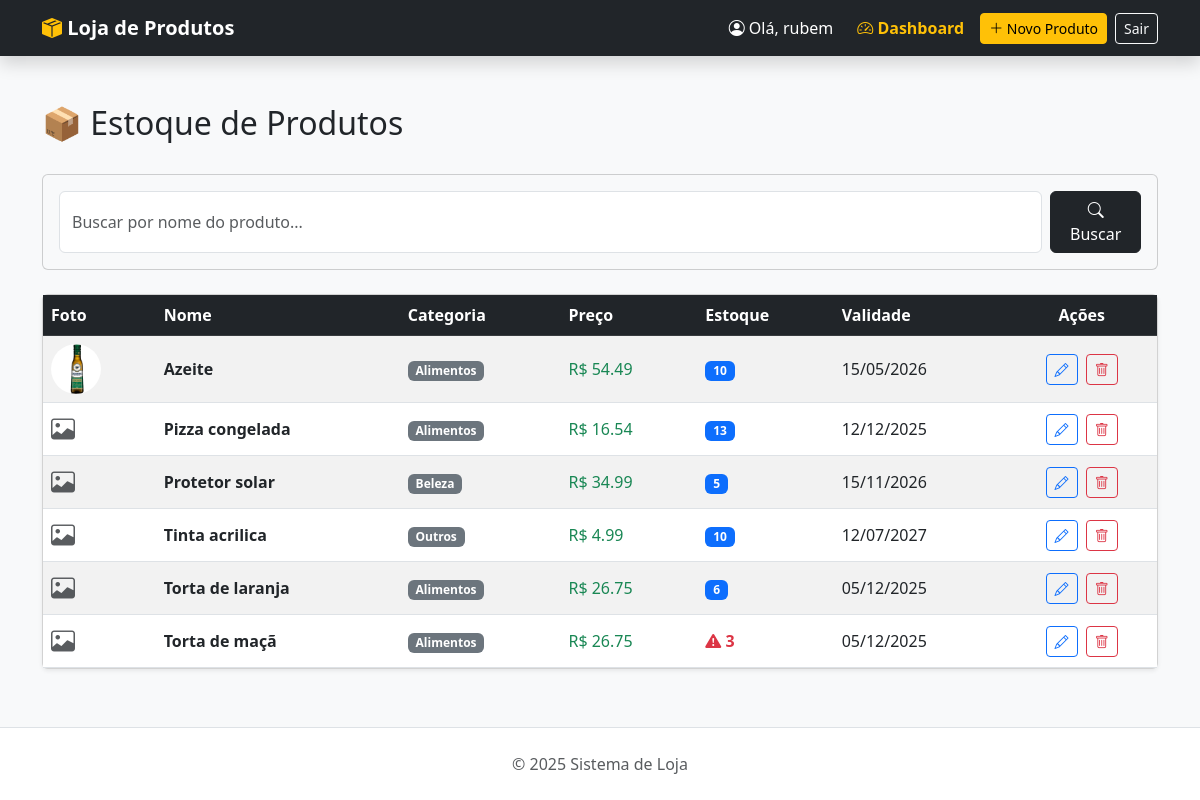
The app's page / (signed in) with its own data.
### gestao/models.py (models this page shows, shortened)
class Produto(models.Model):
    nome = models.CharField(max_length=100)
    descricao = models.TextField()
    preco = models.DecimalField(max_digits=10, decimal_places=2)
    validade = models.DateField()
    quantidade = models.IntegerField(default=0)
    foto = models.ImageField(upload_to='produtos/', blank=True, null=True)
    categoria = models.ForeignKey(Categoria, on_delete=models.SET_NULL, null=True, blank=True)

class Categoria(models.Model):
    nome = models.CharField(max_length=50, unique=True)

### gestao/views.py (the view)
# urls.py: path('', views.produto_list, name='produto_list'),
def produto_list(request):
    produtos = Produto.objects.all().order_by('nome')
    search_query = request.GET.get('q')
    if search_query:
        produtos = produtos.filter(nome__icontains=search_query)
    return render(request, 'gestao/produto_list.html', {'produtos': produtos})

### gestao/templates/gestao/produto_list.html (shortened to what this page needs)
{% extends 'gestao/base.html' %}
{% block content %}
    <div class="row mb-4 align-items-center">
        <div class="col-md-6">
            <h2>📦 Estoque de Produtos</h2>
        </div>
    </div>
    <div class="card mb-4 bg-light">
        <div class="card-body">
            <form method="GET" class="d-flex gap-2">
                <input type="text" name="q" class="form-control" placeholder="Buscar por nome do produto..." value="{{ request.GET.q }}">
                <button type="submit" class="btn btn-dark">
                    <i class="bi bi-search"></i> Buscar
                </button>
            </form>
        </div>
    </div>
    <div class="card shadow-sm">
        <div class="card-body p-0">
            <table class="table table-hover table-striped mb-0 align-middle">
                <thead class="table-dark">
                    <tr>
                        <th>Foto</th>
                        <th>Nome</th>
                        <th>Categoria</th> <th>Preço</th>
                        <th>Estoque</th>
                        <th>Validade</th>
                        <th class="text-center">Ações</th>
                    </tr>
                </thead>
                <tbody>
                    {% for produto in produtos %}
                    <tr>
                         <td>
                            {% if produto.foto %}
                                <img src="{{ produto.foto.url }}" alt="{{ produto.nome }}" width="50" height="50" class="rounded-circle">
                            {% else %}
                                <i class="bi bi-image text-muted fs-4"></i>
                            {% endif %}
                        </td>
                        <td class="fw-bold">{{ produto.nome }}</td>
                       <td>
                            {% if produto.categoria %}
                                <span class="badge bg-secondary">{{ produto.categoria.nome }}</span>
                            {% else %}
                                <span class="text-muted small">Sem categoria</span>
                            {% endif %}
                        </td>
                        <td class="text-success">R$ {{ produto.preco }}</td>
                        <td>
                            {% if produto.quantidade < 5 %}
                                <span class="text-danger fw-bold">
                                    <i class="bi bi-exclamation-triangle-fill"></i> {{ produto.quantidade }}
                                </span>
                            {% else %}
                                <span class="badge bg-primary">{{ produto.quantidade }}</span>
                            {% endif %}
                        </td>
                        <td>{{ produto.validade|date:"d/m/Y" }}</td>
                        <td class="text-center">
                            {% if perms.gestao.change_produto %}
                                <a href="{% url 'produto_edit' produto.id %}" class="btn btn-sm btn-outline-primary me-1" title="Editar">
                                    <i class="bi bi-pencil"></i>
                                </a>
                            {% endif %}
                            {% if perms.gestao.delete_produto %}
                                <a href="{% url 'produto_delete' produto.id %}" class="btn btn-sm btn-outline-danger" title="Excluir" onclick="return confirm('Tem certeza?');">
                                    <i class="bi bi-trash"></i>
                                </a>
                            {% endif %}
                        </td>
                    </tr>
                    {% endfor %}
                </tbody>
            </table>
        </div>
    </div>
{% endblock %}

### gestao/templates/gestao/base.html (shortened to what this page needs)
<!DOCTYPE html>
<html lang="pt-br">
<head>
    <link href="https://cdn.jsdelivr.net/npm/bootstrap@5.3.0/dist/css/bootstrap.min.css" rel="stylesheet">
    <link rel="stylesheet" href="https://cdn.jsdelivr.net/npm/bootstrap-icons@1.11.3/font/bootstrap-icons.min.css">
</head>
<body class="d-flex flex-column min-vh-100 bg-light">
    <nav class="navbar navbar-expand-lg navbar-dark bg-dark shadow">
        <div class="container">
            <a class="navbar-brand fw-bold" href="/">
                <i class="bi bi-box-seam-fill text-warning"></i> Loja de Produtos
            </a>
            <div class="collapse navbar-collapse" id="navbarNav">
                <ul class="navbar-nav ms-auto align-items-center">
                    {% if user.is_authenticated %}
                        <li class="nav-item me-3 text-white">
                            <i class="bi bi-person-circle"></i> Olá, {{ user.username }}
                        </li>
                        {% if user.is_staff %}
                        <li class="nav-item me-2">
                            <a class="nav-link text-warning fw-bold" href="{% url 'dashboard' %}">
                                <i class="bi bi-speedometer2"></i> Dashboard
                            </a>
                        </li>
                        {% endif %}
                        <li class="nav-item">
                            <a class="btn btn-warning btn-sm" href="{% url 'produto_novo' %}">
                                <i class="bi bi-plus-lg"></i> Novo Produto
                            </a>
                        </li>
                        <li class="nav-item ms-2">
                            <form action="{% url 'logout' %}" method="post" class="d-inline">
                                <button type="submit" class="btn btn-outline-light btn-sm">Sair</button>
                            </form>
                        </li>
                    {% else %}
                        <li class="nav-item">
                            <a class="btn btn-outline-light btn-sm" href="{% url 'login' %}">
                                <i class="bi bi-box-arrow-in-right"></i> Fazer Login
                            </a>
                        </li>
                    {% endif %}
                </ul>
            </div>
        </div>
    </nav>
    <div class="container mt-5">
        {% block content %}
        {% endblock %}
    </div>
    <footer class="bg-white text-center py-4 mt-auto border-top">
        <div class="container">
            <p class="mb-0 text-muted">&copy; 2025 Sistema de Loja</p>
        </div>
    </footer>
</body>
</html>

### records on screen
Produto: foto (picture), nome "Azeite", categoria.nome "Alimentos", preco "54.49", quantidade "10", validade "15/05/2026"
Produto: nome "Pizza congelada", categoria.nome "Alimentos", preco "16.54", quantidade "13", validade "12/12/2025"
Produto: nome "Protetor solar", categoria.nome "Beleza", preco "34.99", quantidade "5", validade "15/11/2026"
Produto: nome "Tinta acrilica", categoria.nome "Outros", preco "4.99", quantidade "10", validade "12/07/2027"
Produto: nome "Torta de laranja", categoria.nome "Alimentos", preco "26.75", quantidade "6", validade "05/12/2025"
Produto: nome "Torta de maçã", categoria.nome "Alimentos", preco "26.75", quantidade "3", validade "05/12/2025"

### other values on screen
{{ user.username }} "rubem"
